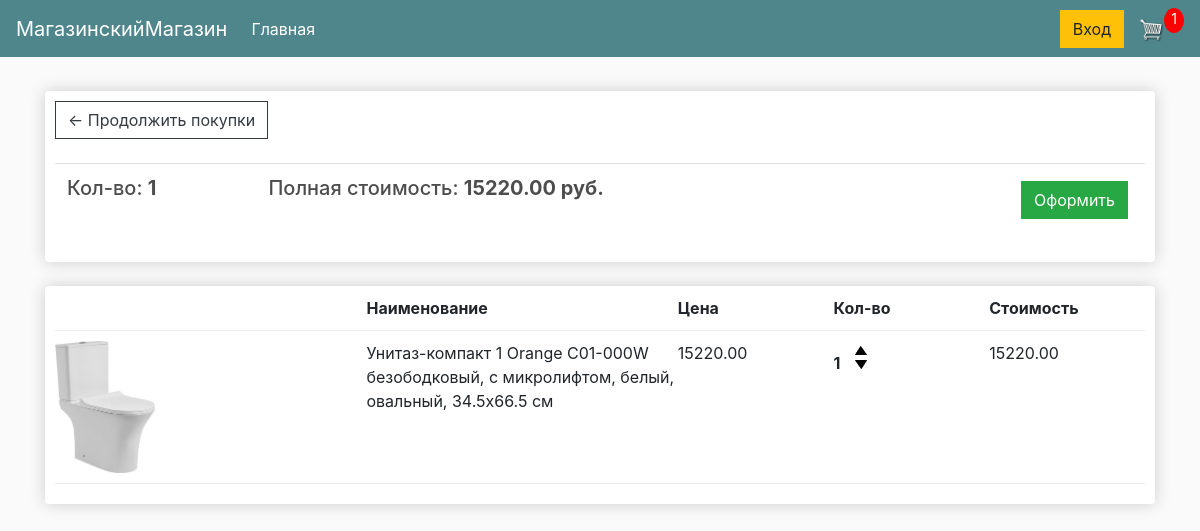
The page /cart/ (signed in) on the database as committed earlier.
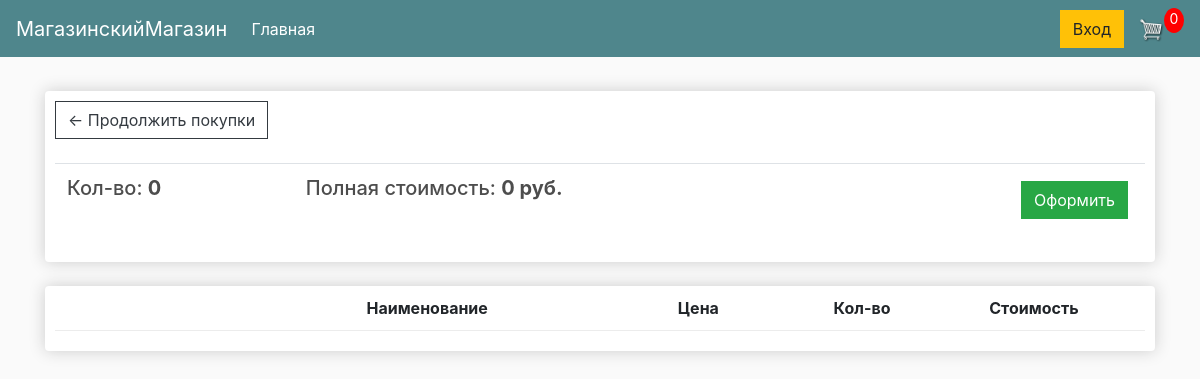
The same page on the database as committed later.
### store/models.py (models this page shows, shortened)
class Order(models.Model):
    customer = models.ForeignKey(Customer, on_delete=models.SET_NULL, null=True, blank=True)
    date_ordered = models.DateTimeField(auto_now_add=True)
    completed = models.BooleanField(default=False)
    transaction_id = models.CharField(max_length=100, null=True)
    @property
    def get_cart_total(self):
        order_items = self.orderitem_set.all()
        total = sum([item.get_total for item in order_items])
        return total
    @property
    def get_cart_items(self):
        order_items = self.orderitem_set.all()
        total = sum([item.quantity for item in order_items])
        return total

class OrderItem(models.Model):
    product = models.ForeignKey(Product, on_delete=models.SET_NULL, null=True)
    order = models.ForeignKey(Order, on_delete=models.SET_NULL, null=True)
    quantity = models.IntegerField(default=0, null=True, blank=True)
    date_added = models.DateTimeField(auto_now_add=True)
    @property
    def get_total(self):
        total = self.product.price * self.quantity
        return total

class Product(models.Model):
    name = models.CharField(max_length=200)
    price = models.DecimalField(max_digits=10, decimal_places=2)
    digital = models.BooleanField(default=False, null=True, blank=True)
    image = models.ImageField(null=True, blank=True)

### store/views.py (the view)
# urls.py: path('cart/', views.cart, name='cart'),
def cart(request):
    return render(request, 'store/cart.html', cookieCart(request))

### store/utils.py (called while the page is built, shortened)
def cookieCart(request):
    if request.user.is_authenticated:
        customer = request.user.customer
        order, created = Order.objects.get_or_create(customer=customer, completed=False)
        items = order.orderitem_set.all()
        cartItems = order.get_cart_items
    context = {'items': items, 'order': order, 'cartItems': cartItems}
    return context

### store/templates/store/cart.html
{% extends 'store/main.html' %}
{% load static %}
{% block content %}
    <div class="row">
        <div class="col-lg-12">
            <div class="box-element">
                <a class="btn btn-outline-dark" href="{% url 'store' %}">&#x2190; Продолжить покупки</a>
                <br>
                <br>
                <table class="table">
                    <tr>
                        <th><h5>Кол-во: <strong>{{ order.get_cart_items }}</strong></h5></th>
                        <th><h5>Полная стоимость: <strong>{{ order.get_cart_total}} руб.</strong></h5></th>
                        <th>
                            <a style="float: right; margin: 5px" class="btn btn-success" href="{% url 'checkout' %}">Оформить</a>
                        </th>
                    </tr>
                </table>
            </div>
            <br>
            <div class="box-element">
                <div class="cart-row">
                    <div style="flex: 2"></div>
                    <div style="flex: 2"><strong>Наименование</strong></div>
                    <div style="flex: 1"><strong>Цена</strong></div>
                    <div style="flex: 1"><strong>Кол-во</strong></div>
                    <div style="flex: 1"><strong>Стоимость</strong></div>
                </div>
                {% for item in items %}
                    <div class="cart-row">
                        <div style="flex: 2"><img class="row-image" src="{% if item.product.image %}{{ item.product.image.url }}{% else %}{% static 'images/placeholder.png' %}{% endif %}"> </div>
                        <div style="flex: 2">{{ item.product.name }}</div>
                        <div style="flex: 1">{{ item.product.price }}</div>
                        <div style="flex: 1">
                            <p class="quantity">{{ item.quantity }}</p>
                            <div class="quantity">
                                <img data-product="{{ item.product.id }}" data-action="add" class="chg-quantity update-cart" src="{% static 'images/arrow-up.png' %}">
                                <img data-product="{{ item.product.id }}" data-action="remove" class="chg-quantity update-cart" src="{% static 'images/arrow-down.png' %}">
                            </div>
                        </div>
                        <div style="flex: 1">{{ item.get_total }}</div>
                    </div>
                {% endfor %}
            </div>
        </div>
    </div>
{% endblock content %}

Rows that differ between the two databases and show on the page:
no longer on this page (row edited): Order: get_cart_items "1", get_cart_total "15220.00"
no longer on this page (row edited): OrderItem: product.image (picture), product.name "Унитаз-компакт 1 Orange C01-000W безободковый, с микролифтом, белый, овальный, 34.5x66.5 см", product.price "15220.00", quantity "1", get_total "15220.00"
added Order: get_cart_items "0", get_cart_total "0"
Other text that changed with them:
{{ cartItems }}: "1" → "0"
